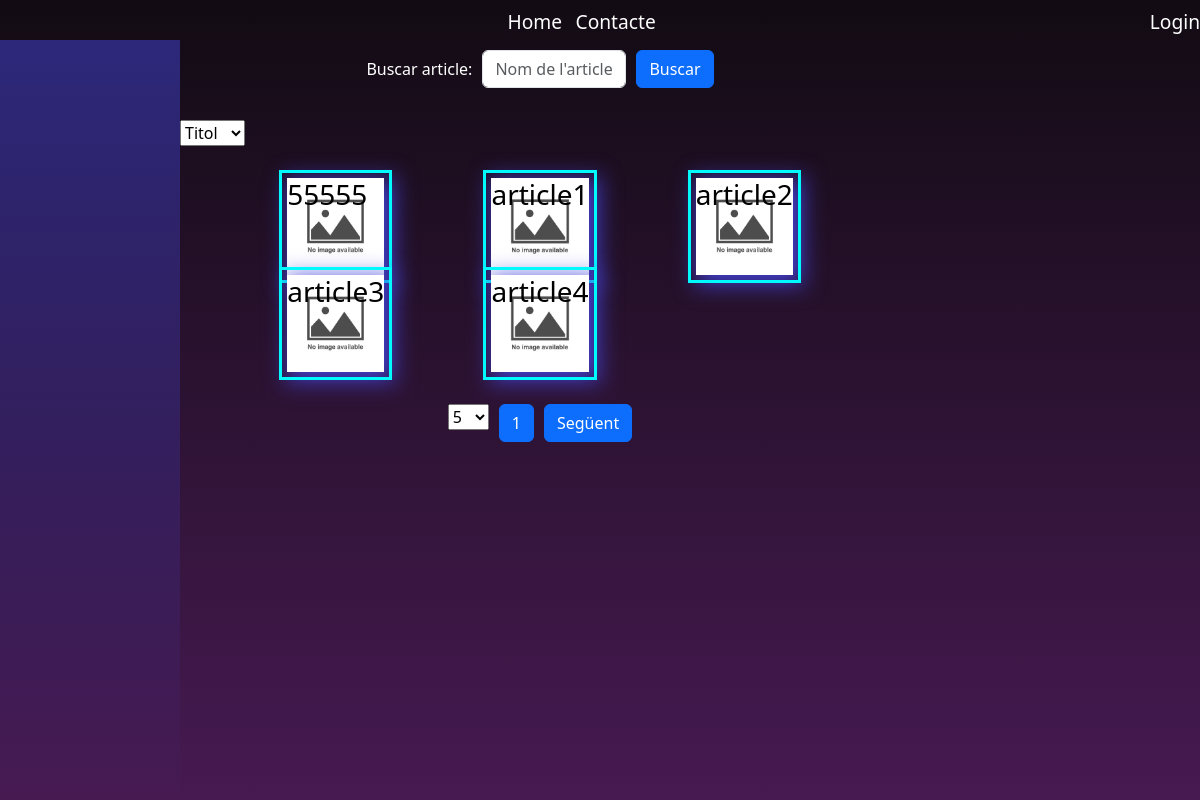
The page / on the database its author committed.
### tables this page shows
CREATE TABLE `articles` (
  `id` int(10) UNSIGNED NOT NULL,
  `titol` varchar(40) NOT NULL,
  `cos` varchar(400) NOT NULL,
  `ingredients` varchar(500) DEFAULT NULL,
  `image` varchar(200) NOT NULL DEFAULT 'none.webp',
  `user_id` int(10) UNSIGNED NOT NULL
);

### controller/utils/rutes.controller.php (called while the page is built, shortened)
<?php
function transformarRutaArticle()
{
    $ruta = array_slice(explode('/', $_SERVER["REQUEST_URI"]), -1)[0];
    switch (true) {
        default:
            return 'home';
    }
}

### controller/articles/home.controller.php (called while the page is built, shortened)
<?php
function carregarArticles($articleModel, $missatge, $tipus, $displayEliminar)
{
    $privat = $_GET["myArticles"] ?? false;
    $articleName = $_POST['buscadorArticle'] ?? null;
    if ($privat && isset($_SESSION['user'])) {
        $pageTitle = "Els meus articles";
        $hiddenButton = "";
        if ($articleName) {
            $possibleArticle = $articleModel->selectArticleByName($articleName);
            if ($possibleArticle && comprovarPossesioArticle($articleModel, $_SESSION['user_id'], $possibleArticle[0]['id'])) {
                $articles = $possibleArticle;
            } else {
                $articles = null;
            }
        } else {
            $articles = $articleModel->selectArticleByUser($_SESSION['user_id']) ?? null;
        }
    } else if (!$privat) {
        $articles = $articleName ?
            $articleModel->selectArticleByName($articleName) :
            $articleModel->selectArticles();
    } else {
        buildMessage(error_g6, 'error', 'home', '');
    }
    $max_articles = $_POST['selectPagines'] ?? $_COOKIE['paginacioHome'] ?? 5;
    $ordenacio_art = $_POST['selectOrder'] ?? $_COOKIE['order_art'] ?? 'titol';
    ordenarArticles($articles, $ordenacio_art);
    $articlesMostrats = $articles ? paginationChunks($max_articles, $articles) : null;
    $paginesData = getPagesData($articlesMostrats, "home") ?? null;
    include 'view/home.vista.php';
}

### controller/utils/pagination.controller.php (called while the page is built, shortened)
<?php
function paginationChunks($max, $items)
{
    return $items ? array_chunk($items, $max) : "";
}
function getPagesData($itemsEnChunks, $ruta)
{
    $currentPage = $_GET['page'] ?? 1;
    $nextPage = $currentPage + 1;
    $previousPage = $currentPage - 1;
    $totalPages = $itemsEnChunks ? count($itemsEnChunks) : 1;
    $data = [
        'currentPage' => $currentPage,
        'nextPage' => $nextPage,
        'previousPage' => $previousPage,
        'totalPages' => $totalPages,
        'previousClass' => $previousPage == 0 ? 'hidden' : '',
        'nextClass' => $nextPage == $totalPages + 1 ? "hidden" : '',
    ];
    return $data;
}
?>

### model/article.model.php (called while the page is built, shortened)
<?php
require_once 'database.model.php';
class Article extends Database
{
    private $taula;
    private $select;
    private $join;
    public function __construct()
    {
        $this->db = Database::getInstance();
        $this->taula = "articles";
        $this->select = " articles.id, articles.cos, articles.titol, articles.ingredients, articles.image, users.name, users.id as user_id ";
        $this->join = ' LEFT JOIN users ON articles.user_id = users.id ';
    }
    function selectArticles()
    {
        $resultat = $this->selectAllSpecific($this->taula, $this->select, $this->join);
        return $resultat;
    }
}

### model/database.model.php (called while the page is built, shortened)
<?php
class Database
{
    private static $instance = null;
    protected $db;
    public function __construct()
    {
        $this->db_server = DB_SERVER;
        $this->db_user = DB_USER;
        $this->db_pass = DB_PASS;
        $this->db_name = DB_NAME;
        $this->db = $this->connectarDB("mysql", $this->db_server, $this->db_user, $this->db_pass, $this->db_name);
    }
    public static function getInstance() {
        if (self::$instance === null) {
            self::$instance = new Database();
        }
        return self::$instance->db;
    }
    function connectarDB($SGBD, $server, $user, $pass, $db_name)
    {
        try {
            $db = new PDO("$SGBD:host=$server;dbname=$db_name", $user, $pass);
            $db->query("set names utf8;");
            $db->setAttribute(PDO::ATTR_EMULATE_PREPARES, false);
            $db->setAttribute(PDO::ATTR_ERRMODE, PDO::ERRMODE_EXCEPTION);
            $db->setAttribute(PDO::ATTR_DEFAULT_FETCH_MODE, PDO::FETCH_OBJ);
            return $db;
        } catch (Exception $e) {
            echo "Error obtenint base de dades: " . $e->getMessage();
            return null;
        }
    }
    function selectAllSpecific($taula, $select, $join = NULL)
    {
        $join = $join ?? '';
        $sql = "SELECT $select FROM $taula $join";
        $stmt = $this->db->prepare($sql);
        $stmt->execute();
        $resultat = $stmt->fetchAll(PDO::FETCH_ASSOC);
        return $resultat;
    }
}
?>

### view/home.vista.php (the view, shortened to what this page needs)
<?php include "view/partials/_head.vista.php"; ?>
<body>
    <div class="container_home">
        <div class="grid_nav">
            <?php include "view/partials/_nav.vista.php"; ?>
        </div>
        <div class="grid_aside_left">
            <aside class="aside_left">
            </aside>
        </div>
        <div class="grid_main">
            <main>
                <form action="" method="post" class="home-form">
                    <label for="">Buscar article: </label>
                    <input class="form-control" type="text" name="buscadorArticle" placeholder="Nom de l'article">
                    <button class="btn btn-primary" type="submit">Buscar</button>
                </form>
                <form action="" method="POST">
                    <select name="selectOrder" onchange="this.form.submit();">
                        <option value="titol" <?= $ordenacio_art == 'titol' ? 'selected' : '' ?>>Titol</option>
                    </select>
                </form>
                <section class="cards_container">
                    <?php
                    if ($articlesMostrats):
                        foreach ($articlesMostrats[$paginesData['currentPage'] - 1] as $key => $value): ?>
                            <div class="grid_card">
                                <article class="article_card ac_outline_evocation"
                                    style="background-image: url('public/img/articles/<?= $value['image'] ?>')">
                                    <div class="ac_banner">
                                        <h3 class="a_title"> <?= $value['titol'] ?></h3>
                                    </div>
                                </article>
                            </div>
                        <?php endforeach; ?>
                    <?php else: ?>
                        <p>No hi ha articles per mostrar</p>
                    <?php endif; ?>
                </section>
                <section class="pages">
                    <form action="" method="POST">
                        <select name="selectPagines" onchange="this.form.submit();">
                            <option value="5" <?= $max_articles == 5 ? 'selected' : '' ?>>5</option>
                        </select>
                    </form>
                    <? if ($articlesMostrats): ?>
                        <a class="btn btn-primary" href="#"> <?= $paginesData['currentPage'] ?></a>
                        <a class="btn btn-primary <?= $paginesData['nextClass'] ?>"
                            href="home?page=<?= $paginesData['nextPage'] ?>">
                            Següent
                        </a>
                    <? endif ?>
                </section>
            </main>
        </div>
        <div class="grid_aside_right">
        </div>
    </div>
</body>
</html>

### index.php (shortened to what this page needs)
<?php
$route = $_GET['route'];
$route = explode('/', $route)[0];
switch ($route) {
    case '':
    case 'home':
    case 'articles_form':
        require 'controller/articles/articles.controller.php';
        break;
}

### controller/articles/articles.controller.php (shortened to what this page needs)
<?php
require "model/article.model.php";
require 'controller/utils/rutes.controller.php';
$articleModel = new Article();
$ruta = transformarRutaArticle();
switch ($ruta) {
    case 'home':
    case 'myArticles':
        require 'home.controller.php';
        include 'controller/utils/pagination.controller.php';
        carregarArticles($articleModel, $missatge, $tipus, $displayEliminar);
        break;
}

### view/partials/_head.vista.php (shortened to what this page needs)
<!DOCTYPE html>
<html lang="en">
<head>
    <link href="https://cdn.jsdelivr.net/npm/bootstrap@5.3.3/dist/css/bootstrap.min.css" rel="stylesheet"
>
    <link rel="stylesheet" href="public/styles/styles.css">
</head>

### view/partials/_nav.vista.php (shortened to what this page needs)
<nav class="navbar-expand-lg">
    <div class="collapse navbar-collapse navb" id="navbarNav">
      <ul class="navbar-nav">
        <li id="home" class="nav-item">
          <a class="nav-link" href="home">Home</a>
        </li>
        <li id="newArticle" class="nav-item">
          <a class="nav-link" href="">Contacte</a>
        </li>
      </ul>
      <ul class="navbar-nav">
        <?php if (!isset($_SESSION['user'])): ?>
          <li id="login" class="nav-item">
            <a class="nav-link" href="login">
              Login
            </a>
          </li>
        <?php endif; ?>
      </ul>
    </div>
</nav>

### public/styles/styles.css (style rules this page uses)
* { margin: 0; padding: 0 }
body { background-image: linear-gradient(#120b13, #471a52); background-repeat: no-repeat; background-size: cover; color: white; }
.grid_nav { grid-area: nav; }
nav { padding: 0; }
.navb { display: flex; justify-content: space-between; align-items: center; font-size: 1.2em; }
.navbar-nav { color: white; gap: 10%; text-wrap: nowrap; }
.container_home { min-height: 100vh; display: grid; grid-template-columns: 15% 60% 1fr; grid-template-rows: 40px 1fr; grid-template-areas: "nav nav nav" "left-nav main right-nav"; }
.grid_aside_left { grid-area: left-nav; }
.aside_left { min-height: 100%; background-image: linear-gradient(rgb(68, 68, 221, 0.5), transparent); }
.grid_main { grid-area: main; }
.grid_main main { gap: 2em; display: flex; flex-direction: column; }
.grid_aside_right { grid-area: right-nav; }
.home-form { margin-top: 10px; color: white; display: flex; justify-content: center; align-items: center; gap: 10px; }
input[name="buscadorArticle"] { width: 20%; }
.cards_container { display: grid; grid-template-columns: auto auto auto; justify-content: space-evenly }
.article_card { aspect-ratio: 1/1; text-wrap: wrap; color: black; background-size: cover; background-position: center; background-repeat: no-repeat; outline-offset: 5px; }
.ac_outline_evocation { outline: 3px solid rgb(0, 251, 255); filter: drop-shadow(5px 5px 10px #4444dd); }
section.pages { display: flex; width: 100%; gap: 10px; justify-content: center; }

### rows shown on the page
articles: image (placeholder picture), titol "55555"
articles: image (placeholder picture), titol "article1"
articles: image (placeholder picture), titol "article2"
articles: image (placeholder picture), titol "article3"
articles: image (placeholder picture), titol "article4"

### other values the page prints
$paginesData['currentPage'] "1"
